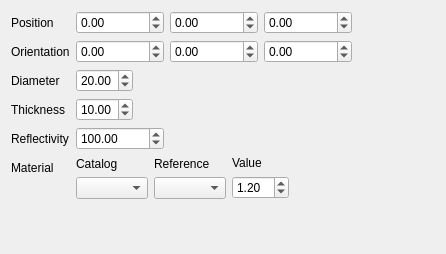
<?xml version="1.0" encoding="UTF-8"?>
<ui version="4.0">
 <class>Dialog</class>
 <widget class="QDialog" name="Dialog">
  <property name="geometry">
   <rect>
    <x>0</x>
    <y>0</y>
    <width>446</width>
    <height>254</height>
   </rect>
  </property>
  <property name="windowTitle">
   <string>Dialog</string>
  </property>
  <layout class="QHBoxLayout" name="horizontalLayout_4">
   <item>
    <layout class="QFormLayout" name="formLayout">
     <property name="sizeConstraint">
      <enum>QLayout::SetMaximumSize</enum>
     </property>
     <property name="fieldGrowthPolicy">
      <enum>QFormLayout::ExpandingFieldsGrow</enum>
     </property>
     <item row="0" column="0">
      <widget class="QLabel" name="label_10">
       <property name="text">
        <string>Position</string>
       </property>
      </widget>
     </item>
     <item row="0" column="1">
      <layout class="QHBoxLayout" name="horizontalLayout_3">
       <item>
        <widget class="QDoubleSpinBox" name="Xpos">
         <property name="minimum">
          <double>-1000000.000000000000000</double>
         </property>
         <property name="maximum">
          <double>1000000.000000000000000</double>
         </property>
        </widget>
       </item>
       <item>
        <widget class="QDoubleSpinBox" name="Ypos">
         <property name="minimum">
          <double>-1000000.000000000000000</double>
         </property>
         <property name="maximum">
          <double>1000000.000000000000000</double>
         </property>
        </widget>
       </item>
       <item>
        <widget class="QDoubleSpinBox" name="Zpos">
         <property name="minimum">
          <double>-1000000.000000000000000</double>
         </property>
         <property name="maximum">
          <double>1000000.000000000000000</double>
         </property>
        </widget>
       </item>
      </layout>
     </item>
     <item row="1" column="0">
      <widget class="QLabel" name="label_7">
       <property name="text">
        <string>Orientation</string>
       </property>
      </widget>
     </item>
     <item row="1" column="1">
      <layout class="QHBoxLayout" name="horizontalLayout">
       <item>
        <widget class="QDoubleSpinBox" name="Xrot">
         <property name="minimum">
          <double>-1000000.000000000000000</double>
         </property>
         <property name="maximum">
          <double>1000000.000000000000000</double>
         </property>
        </widget>
       </item>
       <item>
        <widget class="QDoubleSpinBox" name="Yrot">
         <property name="minimum">
          <double>-1000000.000000000000000</double>
         </property>
         <property name="maximum">
          <double>1000000.000000000000000</double>
         </property>
         <property name="value">
          <double>0.000000000000000</double>
         </property>
        </widget>
       </item>
       <item>
        <widget class="QDoubleSpinBox" name="Zrot">
         <property name="minimum">
          <double>-1000000.000000000000000</double>
         </property>
         <property name="maximum">
          <double>1000000.000000000000000</double>
         </property>
        </widget>
       </item>
      </layout>
     </item>
     <item row="2" column="0">
      <widget class="QLabel" name="label_2">
       <property name="text">
        <string>Diameter</string>
       </property>
      </widget>
     </item>
     <item row="2" column="1">
      <widget class="QDoubleSpinBox" name="D">
       <property name="value">
        <double>20.000000000000000</double>
       </property>
      </widget>
     </item>
     <item row="3" column="0">
      <widget class="QLabel" name="label">
       <property name="text">
        <string>Thickness</string>
       </property>
      </widget>
     </item>
     <item row="3" column="1">
      <widget class="QDoubleSpinBox" name="Thickness">
       <property name="value">
        <double>10.000000000000000</double>
       </property>
      </widget>
     </item>
     <item row="4" column="0">
      <widget class="QLabel" name="label_3">
       <property name="text">
        <string>Reflectivity</string>
       </property>
      </widget>
     </item>
     <item row="4" column="1">
      <widget class="QDoubleSpinBox" name="Reflectivity">
       <property name="minimum">
        <double>-100000.000000000000000</double>
       </property>
       <property name="maximum">
        <double>100000.000000000000000</double>
       </property>
       <property name="value">
        <double>100.000000000000000</double>
       </property>
      </widget>
     </item>
     <item row="5" column="0">
      <widget class="QLabel" name="label_5">
       <property name="text">
        <string>Material</string>
       </property>
      </widget>
     </item>
     <item row="5" column="1">
      <layout class="QHBoxLayout" name="horizontalLayout_2">
       <item>
        <layout class="QVBoxLayout" name="verticalLayout_4">
         <item>
          <widget class="QLabel" name="label_8">
           <property name="text">
            <string>Catalog</string>
           </property>
          </widget>
         </item>
         <item>
          <widget class="QComboBox" name="Catalog"/>
         </item>
        </layout>
       </item>
       <item>
        <layout class="QVBoxLayout" name="verticalLayout_5">
         <item>
          <widget class="QLabel" name="label_9">
           <property name="text">
            <string>Reference</string>
           </property>
          </widget>
         </item>
         <item>
          <widget class="QComboBox" name="Reference"/>
         </item>
        </layout>
       </item>
       <item>
        <layout class="QVBoxLayout" name="verticalLayout_2">
         <item>
          <widget class="QLabel" name="label_6">
           <property name="text">
            <string>Value</string>
           </property>
          </widget>
         </item>
         <item>
          <widget class="QDoubleSpinBox" name="Value">
           <property name="minimum">
            <double>1.000000000000000</double>
           </property>
           <property name="singleStep">
            <double>0.100000000000000</double>
           </property>
           <property name="value">
            <double>1.200000000000000</double>
           </property>
          </widget>
         </item>
        </layout>
       </item>
      </layout>
     </item>
    </layout>
   </item>
  </layout>
 </widget>
 <resources/>
 <connections/>
</ui>
